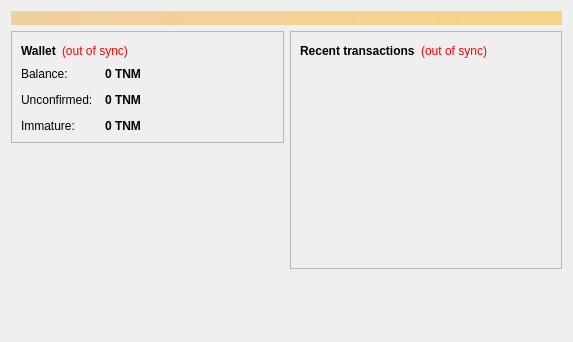
<?xml version="1.0" encoding="UTF-8"?>
<ui version="4.0">
 <class>OverviewPage</class>
 <widget class="QWidget" name="OverviewPage">
  <property name="geometry">
   <rect>
    <x>0</x>
    <y>0</y>
    <width>573</width>
    <height>342</height>
   </rect>
  </property>
  <property name="windowTitle">
   <string>Form</string>
  </property>
  <layout class="QVBoxLayout" name="topLayout">
   <item>
    <widget class="QLabel" name="labelAlerts">
     <property name="visible">
      <bool>false</bool>
     </property>
     <property name="styleSheet">
      <string notr="true">background-color: qlineargradient(x1: 0, y1: 0, x2: 1, y2: 0, stop:0 #F0D0A0, stop:1 #F8D488); color:#000000;</string>
     </property>
     <property name="wordWrap">
      <bool>true</bool>
     </property>
     <property name="margin">
      <number>3</number>
     </property>
    </widget>
   </item>
   <item>
    <layout class="QHBoxLayout" name="horizontalLayout" stretch="1,1">
     <item>
      <layout class="QVBoxLayout" name="verticalLayout_2">
       <item>
        <widget class="QFrame" name="frame">
         <property name="frameShape">
          <enum>QFrame::StyledPanel</enum>
         </property>
         <property name="frameShadow">
          <enum>QFrame::Raised</enum>
         </property>
         <layout class="QVBoxLayout" name="verticalLayout_4">
          <item>
           <layout class="QHBoxLayout" name="horizontalLayout_4">
            <item>
             <widget class="QLabel" name="label_5">
              <property name="font">
               <font>
                <weight>75</weight>
                <bold>true</bold>
               </font>
              </property>
              <property name="text">
               <string>Wallet</string>
              </property>
             </widget>
            </item>
            <item>
             <widget class="QLabel" name="labelWalletStatus">
              <property name="toolTip">
               <string>The displayed information may be out of date. Your wallet automatically synchronizes with the Tnmcoin network after a connection is established, but this process has not completed yet.</string>
              </property>
              <property name="styleSheet">
               <string notr="true">QLabel { color: red; }</string>
              </property>
              <property name="text">
               <string notr="true">(out of sync)</string>
              </property>
              <property name="alignment">
               <set>Qt::AlignLeading|Qt::AlignLeft|Qt::AlignVCenter</set>
              </property>
             </widget>
            </item>
            <item>
             <spacer name="horizontalSpacer_2">
              <property name="orientation">
               <enum>Qt::Horizontal</enum>
              </property>
              <property name="sizeHint" stdset="0">
               <size>
                <width>40</width>
                <height>20</height>
               </size>
              </property>
             </spacer>
            </item>
           </layout>
          </item>
          <item>
           <layout class="QFormLayout" name="formLayout_2">
            <property name="fieldGrowthPolicy">
             <enum>QFormLayout::AllNonFixedFieldsGrow</enum>
            </property>
            <property name="horizontalSpacing">
             <number>12</number>
            </property>
            <property name="verticalSpacing">
             <number>12</number>
            </property>
            <item row="0" column="0">
             <widget class="QLabel" name="label">
              <property name="text">
               <string>Balance:</string>
              </property>
             </widget>
            </item>
            <item row="0" column="1">
             <widget class="QLabel" name="labelBalance">
              <property name="font">
               <font>
                <weight>75</weight>
                <bold>true</bold>
               </font>
              </property>
              <property name="cursor">
               <cursorShape>IBeamCursor</cursorShape>
              </property>
              <property name="toolTip">
               <string>Your current balance</string>
              </property>
              <property name="text">
               <string notr="true">0 TNM</string>
              </property>
              <property name="textInteractionFlags">
               <set>Qt::LinksAccessibleByMouse|Qt::TextSelectableByKeyboard|Qt::TextSelectableByMouse</set>
              </property>
             </widget>
            </item>
            <item row="1" column="0">
             <widget class="QLabel" name="label_3">
              <property name="text">
               <string>Unconfirmed:</string>
              </property>
             </widget>
            </item>
            <item row="1" column="1">
             <widget class="QLabel" name="labelUnconfirmed">
              <property name="font">
               <font>
                <weight>75</weight>
                <bold>true</bold>
               </font>
              </property>
              <property name="cursor">
               <cursorShape>IBeamCursor</cursorShape>
              </property>
              <property name="toolTip">
               <string>Total of transactions that have yet to be confirmed, and do not yet count toward the current balance</string>
              </property>
              <property name="text">
               <string notr="true">0 TNM</string>
              </property>
              <property name="textInteractionFlags">
               <set>Qt::LinksAccessibleByMouse|Qt::TextSelectableByKeyboard|Qt::TextSelectableByMouse</set>
              </property>
             </widget>
            </item>
            <item row="2" column="0">
             <widget class="QLabel" name="labelImmatureText">
              <property name="text">
               <string>Immature:</string>
              </property>
             </widget>
            </item>
            <item row="2" column="1">
             <widget class="QLabel" name="labelImmature">
              <property name="font">
               <font>
                <weight>75</weight>
                <bold>true</bold>
               </font>
              </property>
              <property name="toolTip">
               <string>Mined balance that has not yet matured</string>
              </property>
              <property name="text">
               <string notr="true">0 TNM</string>
              </property>
              <property name="textInteractionFlags">
               <set>Qt::LinksAccessibleByMouse|Qt::TextSelectableByKeyboard|Qt::TextSelectableByMouse</set>
              </property>
             </widget>
            </item>
           </layout>
          </item>
         </layout>
        </widget>
       </item>
       <item>
        <spacer name="verticalSpacer">
         <property name="orientation">
          <enum>Qt::Vertical</enum>
         </property>
         <property name="sizeHint" stdset="0">
          <size>
           <width>20</width>
           <height>40</height>
          </size>
         </property>
        </spacer>
       </item>
      </layout>
     </item>
     <item>
      <layout class="QVBoxLayout" name="verticalLayout_3">
       <item>
        <widget class="QFrame" name="frame_2">
         <property name="frameShape">
          <enum>QFrame::StyledPanel</enum>
         </property>
         <property name="frameShadow">
          <enum>QFrame::Raised</enum>
         </property>
         <layout class="QVBoxLayout" name="verticalLayout">
          <item>
           <layout class="QHBoxLayout" name="horizontalLayout_2">
            <item>
             <widget class="QLabel" name="label_4">
              <property name="text">
               <string>&lt;b&gt;Recent transactions&lt;/b&gt;</string>
              </property>
             </widget>
            </item>
            <item>
             <widget class="QLabel" name="labelTransactionsStatus">
              <property name="toolTip">
               <string>The displayed information may be out of date. Your wallet automatically synchronizes with the Tnmcoin network after a connection is established, but this process has not completed yet.</string>
              </property>
              <property name="styleSheet">
               <string notr="true">QLabel { color: red; }</string>
              </property>
              <property name="text">
               <string notr="true">(out of sync)</string>
              </property>
              <property name="alignment">
               <set>Qt::AlignRight|Qt::AlignTrailing|Qt::AlignVCenter</set>
              </property>
             </widget>
            </item>
            <item>
             <spacer name="horizontalSpacer">
              <property name="orientation">
               <enum>Qt::Horizontal</enum>
              </property>
              <property name="sizeHint" stdset="0">
               <size>
                <width>40</width>
                <height>20</height>
               </size>
              </property>
             </spacer>
            </item>
           </layout>
          </item>
          <item>
           <widget class="QListView" name="listTransactions">
            <property name="styleSheet">
             <string notr="true">QListView { background: transparent; }</string>
            </property>
            <property name="frameShape">
             <enum>QFrame::NoFrame</enum>
            </property>
            <property name="verticalScrollBarPolicy">
             <enum>Qt::ScrollBarAlwaysOff</enum>
            </property>
            <property name="horizontalScrollBarPolicy">
             <enum>Qt::ScrollBarAlwaysOff</enum>
            </property>
            <property name="selectionMode">
             <enum>QAbstractItemView::NoSelection</enum>
            </property>
           </widget>
          </item>
         </layout>
        </widget>
       </item>
       <item>
        <spacer name="verticalSpacer_2">
         <property name="orientation">
          <enum>Qt::Vertical</enum>
         </property>
         <property name="sizeHint" stdset="0">
          <size>
           <width>20</width>
           <height>40</height>
          </size>
         </property>
        </spacer>
       </item>
      </layout>
     </item>
    </layout>
   </item>
  </layout>
 </widget>
 <resources/>
 <connections/>
</ui>
